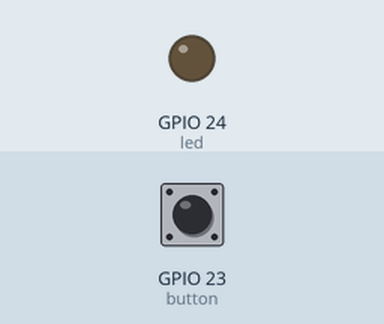
Simulated run of this program. Board: Raspberry Pi (BCM pin numbers). Shown: output pins drawn as LEDs (lit = HIGH). The inputs (shaded band) are chosen by the test bench; at power-on: GPIO 23 (button) HIGH.

Above: at 1.2 s.
1.3 s: GPIO 23 (button) pulled LOW for 0.15 s
At 1.37 s:
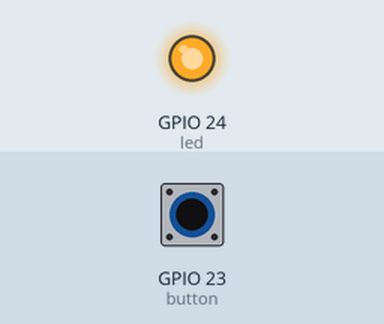
2.9 s: GPIO 23 (button) pulled LOW for 3.2 s
At 6.8 s:
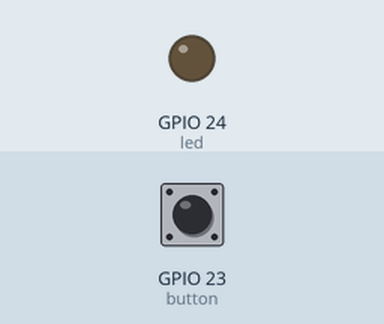
Timing chart, 0 to 8.3 s (numbered marks = the images above; inputs shaded):
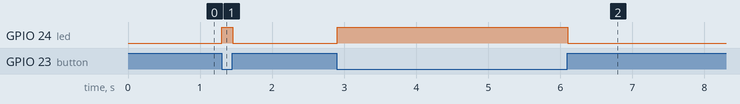

The program:

ButtonLed-pgpio_V2.py
```python
from gpiozero import Button, LED
from gpiozero.pins.pigpio import PiGPIOFactory
import os
import time

os.environ["PIGPIO_ADDR"] = "192.168.235.25"
os.environ["GPIOZERO_PIN_FACTORY"] = "pigpio"

button = Button(23)
led = LED(24)

led.source = button

while True:
   time.sleep(1)
```

Measured:
- after the input at 1.3 s, GPIO 24 (led): LOW → HIGH at once, → LOW 0.15 s later
- after the input at 2.9 s, GPIO 24 (led): LOW → HIGH at once, → LOW 3.2 s later
